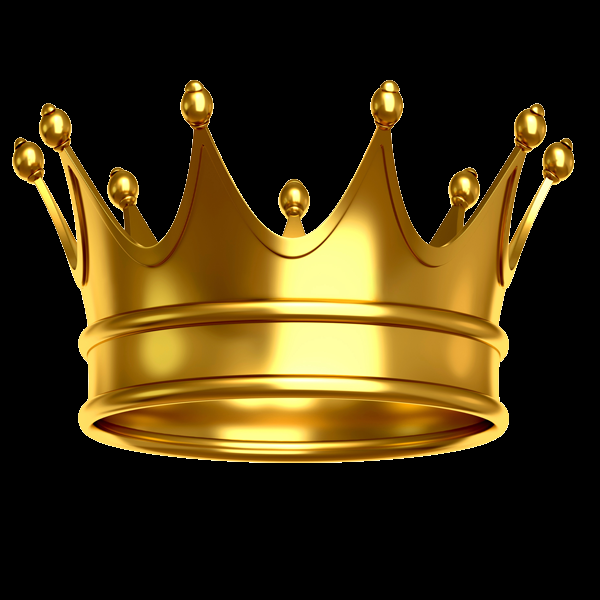
//> input picture pictures/crown.png, 600 x 600 px, given in place of the camera
$ ./main_11_19   (built with g++ and OpenCV 4)
//> lines starting //> are read from the running program, lines starting //| are printed output that depends on the picture; after the words box and inside, x2 and y2 are one past the last pixel; in counts of white or black regions, pixels touching at a corner belong together
#include <opencv2/opencv.hpp>
#include <iostream>
#include <vector>
#include <thread>
#include <mutex>
#include <netinet/in.h>
#include <unistd.h>

int imageWidth = 1280, imageHeight= 720;//1280x720 rezoliucija

std::vector<uchar> latestJpeg;
std::mutex mtx;
bool running = true;

//##############################################################################################################
//                                                  TRANSLIAVIMAS
//##############################################################################################################
void mjpeg_server(int port)
{
    int server_fd = socket(AF_INET, SOCK_STREAM, 0);

    sockaddr_in addr{};
    addr.sin_family = AF_INET;
    addr.sin_addr.s_addr = INADDR_ANY;
    addr.sin_port = htons(port);

    bind(server_fd, (sockaddr*)&addr, sizeof(addr));
    listen(server_fd, 1);

    std::cout << "MJPEG: http://localhost:" << port << std::endl;

    int client = accept(server_fd, nullptr, nullptr);

    std::string header =
        "HTTP/1.0 200 OK\r\n"
        "Cache-Control: no-cache\r\n"
        "Content-Type: multipart/x-mixed-replace; boundary=frame\r\n\r\n";

    send(client, header.c_str(), header.size(), 0);

    while (running)
    {
        std::vector<uchar> jpg;
        {
            std::lock_guard<std::mutex> lock(mtx);
            jpg = latestJpeg;
        }

        if (!jpg.empty())
        {
            std::string frameHeader =
                "--frame\r\n"
                "Content-Type: image/jpeg\r\n"
                "Content-Length: " + std::to_string(jpg.size()) + "\r\n\r\n";

            send(client, frameHeader.c_str(), frameHeader.size(), 0);
            send(client, jpg.data(), jpg.size(), 0);
            send(client, "\r\n", 2, 0);
        }

        usleep(33000); // ~30 FPS
    }

    close(client);
    close(server_fd);
}
//##############################################################################################################
//                                                 SQUARE
//##############################################################################################################
// [19 lines left out: function Put_Square, not called in this run]

//##############################################################################################################
//                                               PNG WITH ALPHA BLENDING
//##############################################################################################################
void Put_Png(cv::Mat frame, cv::Mat png, int px, int py)
{

    for (int y = 0; y < png.rows; y++)
    {
        for (int x = 0; x < png.cols; x++)
        {
            if(px<0 || py<0) continue;//If png is partially out of frame, skip negative columns)
            cv::Vec4b pixel = png.at<cv::Vec4b>(y, x);
            int alpha = pixel[3];
            if (alpha > 0)
            {
                int frameX = px + x;
                int frameY = py + y;
                if (frameX < frame.cols && frameY < frame.rows)
                {
                    cv::Vec3b& framePixel = frame.at<cv::Vec3b>(frameY, frameX);
                    for (int c = 0; c < 3; c++)
                    {
                        framePixel[c] = (pixel[c] * alpha + framePixel[c] * (255 - alpha)) / 255;
                    }
                }
            }
        }
    }
}
//##############################################################################################################
//                                               FIND DOT CENTER
//##############################################################################################################
void findRedDotCenter(const cv::Mat& frame, std::vector<int>& pos)
{
    pos = {-1, -1}; // Default: nerasta
    if (frame.empty())
        return;
    cv::Mat hsv;
    cv::cvtColor(frame, hsv, cv::COLOR_BGR2HSV);

    // Raudona spalva HSV turi 2 intervalus
    cv::Mat mask1, mask2, mask;

    cv::inRange(
        hsv,
        cv::Scalar(0, 120, 70),
        cv::Scalar(10, 255, 255),
        mask1
    );

    cv::inRange(
        hsv,
        cv::Scalar(170, 120, 70),
        cv::Scalar(180, 255, 255),
        mask2
    );

    mask = mask1 | mask2;

    // Truputį išvalom triukšmą
    cv::erode(mask, mask, cv::Mat(), cv::Point(-1, -1), 2);
    cv::dilate(mask, mask, cv::Mat(), cv::Point(-1, -1), 2);

    // Randam kontūrus
    std::vector<std::vector<cv::Point>> contours;
    cv::findContours(
        mask,
        contours,
        cv::RETR_EXTERNAL,
        cv::CHAIN_APPROX_SIMPLE
    );

    if (contours.empty())
        return;

    // Pasirenkam didžiausią raudoną objektą
    double maxArea = 0.0;
    int maxIdx = -1;

    for (int i = 0; i < contours.size(); i++)
    {
        double area = cv::contourArea(contours[i]);
        if (area > maxArea)
        {
            maxArea = area;
            maxIdx = i;
        }
    }

    // Per mažas – ignoruojam
    if (maxIdx < 0 || maxArea < 20.0)//50
        return;

    // Skaičiuojam masės centrą
    cv::Moments m = cv::moments(contours[maxIdx]);
    if (m.m00 == 0)
        return;

    int centerx = static_cast<int>(m.m10 / m.m00);
    int centery = static_cast<int>(m.m01 / m.m00);
    pos[0] = centerx;
    pos[1] = centery;
    //Put_Square(frame, centerx-10, centery-10, 20);
    return;
}
//##############################################################################################################
//                                                    TEXT
//##############################################################################################################
// [31 lines left out: function Put_Text, not called in this run]
//##############################################################################################################
//                                              ALPHA BLEND
//##############################################################################################################
static void AlphaBlendBGRA(cv::Mat& frameBGR, const cv::Mat& overlayBGRA, int x0, int y0)
{
    CV_Assert(frameBGR.type() == CV_8UC3);
    CV_Assert(overlayBGRA.type() == CV_8UC4);

    for (int y = 0; y < overlayBGRA.rows; ++y)
    {
        int fy = y0 + y;
        if (fy < 0 || fy >= frameBGR.rows) continue;

        const cv::Vec4b* srcRow = overlayBGRA.ptr<cv::Vec4b>(y);
        cv::Vec3b* dstRow = frameBGR.ptr<cv::Vec3b>(fy);

        for (int x = 0; x < overlayBGRA.cols; ++x)
        {
            int fx = x0 + x;
            if (fx < 0 || fx >= frameBGR.cols) continue;

            cv::Vec4b s = srcRow[x];
            int a = s[3];
            if (a == 0) continue;

            cv::Vec3b& d = dstRow[fx];
            // integer alpha blend
            d[0] = (s[0] * a + d[0] * (255 - a)) / 255;
            d[1] = (s[1] * a + d[1] * (255 - a)) / 255;
            d[2] = (s[2] * a + d[2] * (255 - a)) / 255;
        }
    }
}

//##############################################################################################################
//                                              ROTATED TEXT
//##############################################################################################################
// [41 lines left out: function PutTextRotated, not called in this run]
//##############################################################################################################
//                                            PERSPECTIVE TEXT
//##############################################################################################################
void PutTextPerspective(cv::Mat& frame,
                        const std::string& text,
                        const std::array<cv::Point2f,4>& dstQuad,
                        double scale = 1.0,
                        int thickness = 2,
                        cv::Scalar bgr = cv::Scalar(255,255,255),
                        bool outline = true)
{
    if (frame.empty()) return;

    int font = cv::FONT_HERSHEY_SIMPLEX;
    int baseline = 0;
    cv::Size ts = cv::getTextSize(text, font, scale, thickness, &baseline);

    int pad = 20;
    int w = ts.width + pad*2;
    int h = ts.height + baseline + pad*2;

    // Šaltinis: tekstas ant BGRA drobės
    cv::Mat src(h, w, CV_8UC4, cv::Scalar(0,0,0,0));
    cv::Point org(pad, pad + ts.height);

    if (outline)
        cv::putText(src, text, org, font, scale, cv::Scalar(0,0,0,255), thickness + 2, cv::LINE_AA);
    cv::putText(src, text, org, font, scale, cv::Scalar(bgr[0], bgr[1], bgr[2], 255), thickness, cv::LINE_AA);

    // Šaltinio keturkampis (visa drobė)
    std::array<cv::Point2f,4> srcQuad = {
        cv::Point2f(0,0),
        cv::Point2f((float)w-1, 0),
        cv::Point2f((float)w-1, (float)h-1),
        cv::Point2f(0, (float)h-1)
    };

    cv::Mat H = cv::getPerspectiveTransform(srcQuad.data(), dstQuad.data());

    // Warpinam į full-frame dydį (kad galėtume alpha-blendinti tiesiogiai)
    cv::Mat warped(frame.rows, frame.cols, CV_8UC4, cv::Scalar(0,0,0,0));
    cv::warpPerspective(src, warped, H, warped.size(), cv::INTER_LINEAR, cv::BORDER_CONSTANT,                    cv::Scalar(0,0,0,0));

    AlphaBlendBGRA(frame, warped, 0, 0);
}
cv::Mat OpenImage(std::string path)
{
        cv::Mat png = cv::imread(path, cv::IMREAD_UNCHANGED);
    if (png.empty() || png.channels() != 4)
    {
        std::cerr << "png nerastas arba be alpha\n";
        return cv::Mat();
    }

    return png;
}
//##############################################################################################################
//                                                  INFO TABLE
//##############################################################################################################
// [28 lines left out: function infoTable, not called in this run]


//##############################################################################################################
//                                                     MAIN
//##############################################################################################################
int main()
{
    //OPTIONS
    std::cout<<"Rezimo pasirinkimas\n";
    std::cout<<"1 karuna + text\n 2 lentelė\n";
    int mode;
    std::cin>>mode;
//> the answer given: 1

    std::string crownPath = "pictures/crown.png";//Karūnos pavadinimas


//XXXXXXXXXXXXXXXXXXXXXXXXXXXXXXXXXXXXXXXXXXXXXXXXXXXXXXX

    // Open cam
    cv::VideoCapture cap(0);
    if (!cap.isOpened())
    {
        std::cerr << "Nepavyko atidaryti kameros\n";
        return 1;
    }
    cap.set(cv::CAP_PROP_FRAME_WIDTH, imageWidth);
    cap.set(cv::CAP_PROP_FRAME_HEIGHT, imageHeight);


    // Open server port 8080
    std::thread server(mjpeg_server, 8080);

    cv::Mat frame;
    int frame_i=0;
    while (true)//INFINITE LOOP
    {
        cap >> frame;
//> frame is the input picture: 600 rows x 600 cols, CV_8UC3; mean B, G, R 15.7, 47.4, 62.3
        if (frame.empty()) continue;

        //XXXXXXXXXXXXXXXXXXXXXXXXXXXXX  Put  XXXXXXXXXXXXXXXXXXXXXXXXXXXXX
        if(mode == 1)
        {
            //Put_Square(frame, 0, 0);
            //Put_Png(frame, png, 100, 0);
            std::vector<int> pos = {-1, -1};
            findRedDotCenter(frame, pos);
//> in findRedDotCenter, `cv::cvtColor(frame, hsv, cv::COLOR_BGR2HSV);`: hsv: 600 rows x 600 cols, CV_8UC3; mean H, S, V 7.2, 70.6, 62.3
//> in findRedDotCenter, `cv::inRange( hsv, cv::Scalar(0, 120, 70), cv::Scalar(10, 255, 255), ma..`:
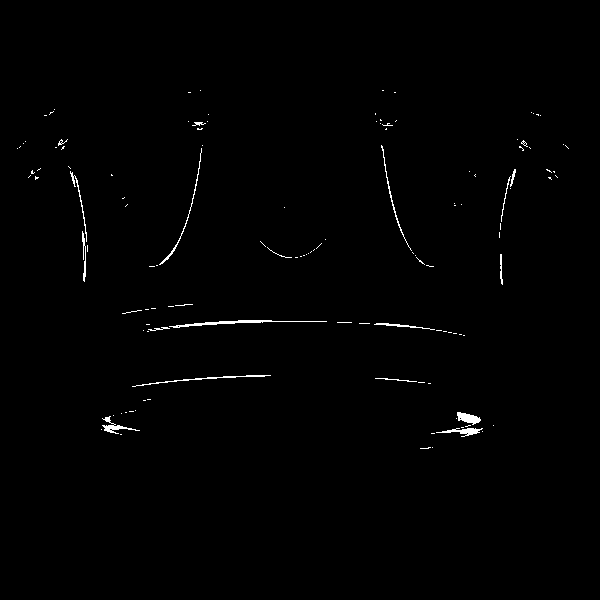
//> mask1: 600 rows x 600 cols, CV_8UC1; 0.68% white in thin lines or dots, all inside (x1, y1, x2, y2) = (17, 90, 569, 449)
//> in findRedDotCenter, `cv::inRange( hsv, cv::Scalar(170, 120, 70), cv::Scalar(180, 255, 255),..`:
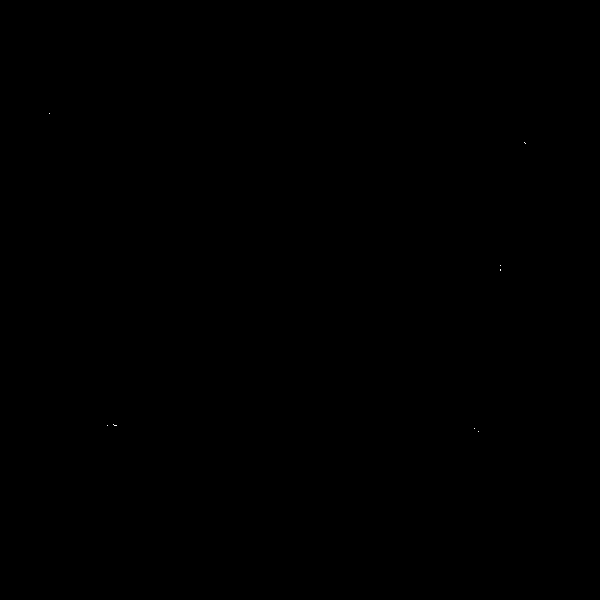
//> mask2: 600 rows x 600 cols, CV_8UC1; 0% white in thin lines or dots, all inside (x1, y1, x2, y2) = (49, 113, 526, 432)
//> in findRedDotCenter, `cv::dilate(mask, mask, cv::Mat(), cv::Point(-1, -1), 2);`:
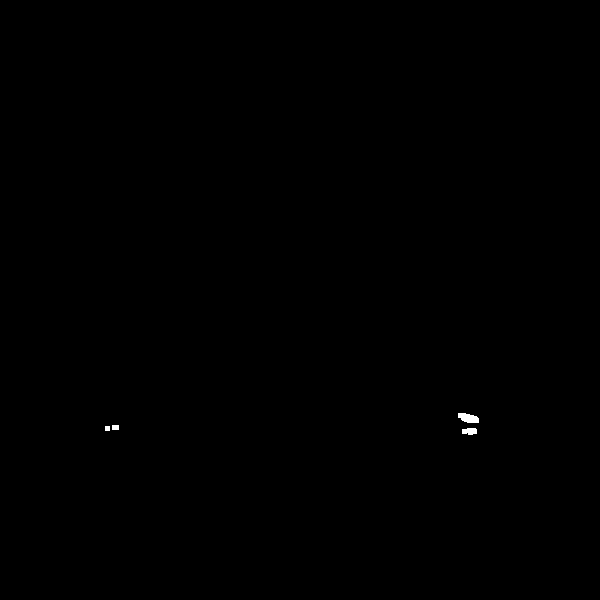
//> mask: 600 rows x 600 cols, CV_8UC1; 0.08% white; 4 white regions
//> in findRedDotCenter, `cv::findContours( mask, contours, cv::RETR_EXTERNAL, cv::CHAIN_APPROX_..`: contours = 4 contours, 1 with area under 20; largest, box (x1, y1, x2, y2) and area: (458, 413, 479, 423) 130, (462, 428, 477, 435) 68, (112, 425, 119, 430) 24
//> the loop in findRedDotCenter, `for (int i = 0; i < contours.size(); i++)` made 4 passes
//> (area, maxArea) on passes 1, 4: (68.5, 68.5), (129.5, 129.5)
//> area on pass 3: 24
//> after the loop in findRedDotCenter, `for (int i = 0; i < contours.size(); i++)`: maxArea = 129.5; maxIdx = 3
//> in findRedDotCenter, `cv::Moments m = cv::moments(contours[maxIdx]);`: m = moments, m00 129.5, centre m10/m00, m01/m00 = (468.1, 417.7)
//> in findRedDotCenter, `int centerx = static_cast<int>(m.m10 / m.m00);`: centerx = 468
//> in findRedDotCenter, `int centery = static_cast<int>(m.m01 / m.m00);`: centery = 417
//> in findRedDotCenter, `pos[0] = centerx;`: pos = [468, -1]
//> in findRedDotCenter, `pos[1] = centery;`: pos = [468, 417]
//> pos = [468, 417]
            if (pos[0] != -1 && pos[1] != -1)
            {
                cv::Mat pngA = OpenImage(crownPath);

                cv::resize(pngA, pngA, cv::Size(), 500.0/(double)pngA.cols, 500.0/(double)pngA.rows);
                Put_Png(frame, pngA, pos[0]-250, pos[1]-250);
//> after the loop in Put_Png, `for (int y = 0; y < png.rows; y++)`:
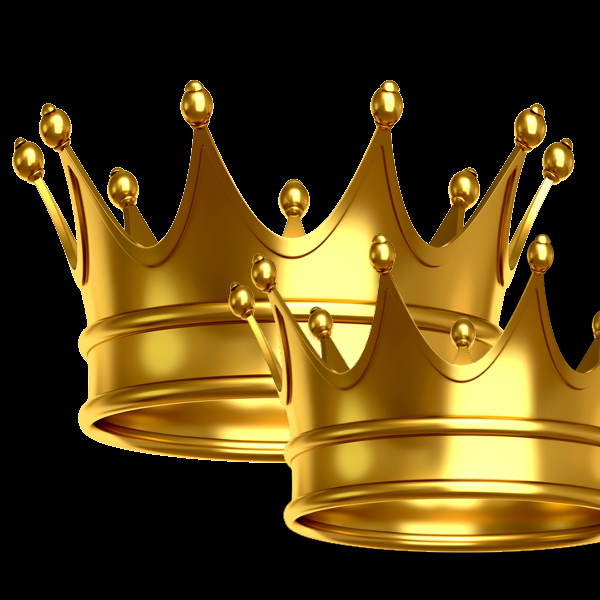
//> frame: 600 rows x 600 cols, CV_8UC3; mean B, G, R 20, 62.4, 82.2
                //Put_Square(frame, pos[0]-25, pos[1]-25, 50, 50, -1 ,0, 0, 0, 0.8);
            }
            //Frame / text / x / y / scale / thickness / r / g / b / outline

            //Put_Text(frame, "Tekstas", 20, 80, 5, 20, 0, 255, 0); // žalias

            //PutTextRotated(frame, "XXXX", 300, 200, -25.0, 1.2, 2, cv::Scalar(255,255,255));


            std::array<cv::Point2f,4> quad = {
            cv::Point2f(200, 200), // top-left  (arčiau)
            cv::Point2f(700, 260), // top-right (arčiau)
            cv::Point2f(700, 250), // bot-right (toliau -> siauriau)
            cv::Point2f(200, 260)  // bot-left
            };

            PutTextPerspective(frame, "FDSFNHSDOFSDKOJFHNSODFFDS", quad, 1.0, 2, cv::Scalar(255,255,255));
//> in PutTextPerspective, `cv::putText(src, text, org, font, scale, cv::Scalar(bgr[0], bgr[1], bg..`:
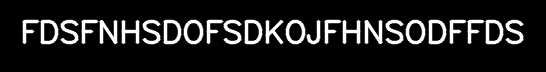
//> src: 72 rows x 546 cols, CV_8UC4; mean B, G, R, A 30.8, 30.8, 30.8, 48.5
//> after the loop in AlphaBlendBGRA, `for (int y = 0; y < overlayBGRA.rows; ++y)`:
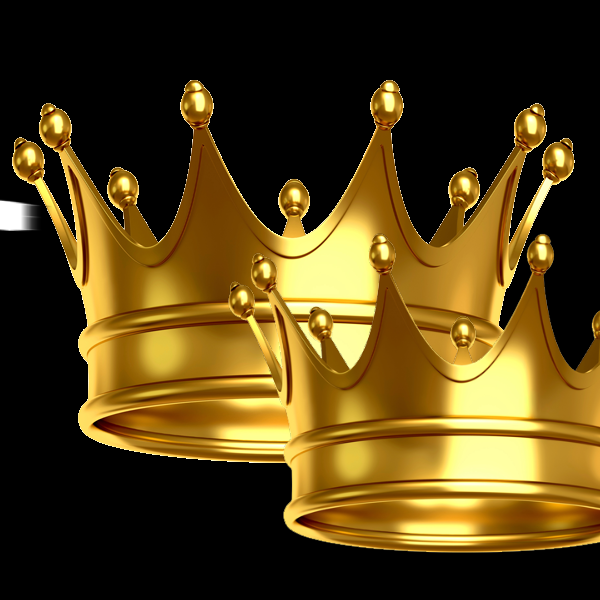
//> frameBGR: 600 rows x 600 cols, CV_8UC3; 0.36% of pixels changed, all inside (x1, y1, x2, y2) = (0, 199, 52, 232)
        }
        else if(mode == 2)
        {

            infoTable(frame, "pictures/zalgiris.png", "pictures/lrytas.png", 15, 85);
            frame_i++;
            std::cout<<"frame ="<<frame_i<<std::endl;
        }
        else
        {

        }


        // JPEG encode
        std::vector<uchar> buf;
        cv::imencode(".jpg", frame, buf, {cv::IMWRITE_JPEG_QUALITY, 80});
//> buf = 48305 items

        {
            std::lock_guard<std::mutex> lock(mtx);
            latestJpeg = buf;
//> latestJpeg = 48305 items
        }
    }

    running = false;
    server.join();
    return 0;
}
